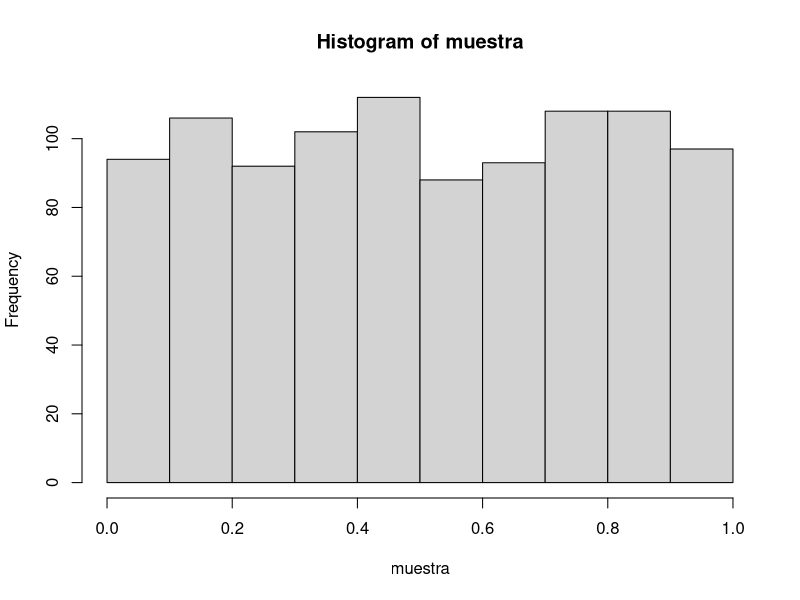
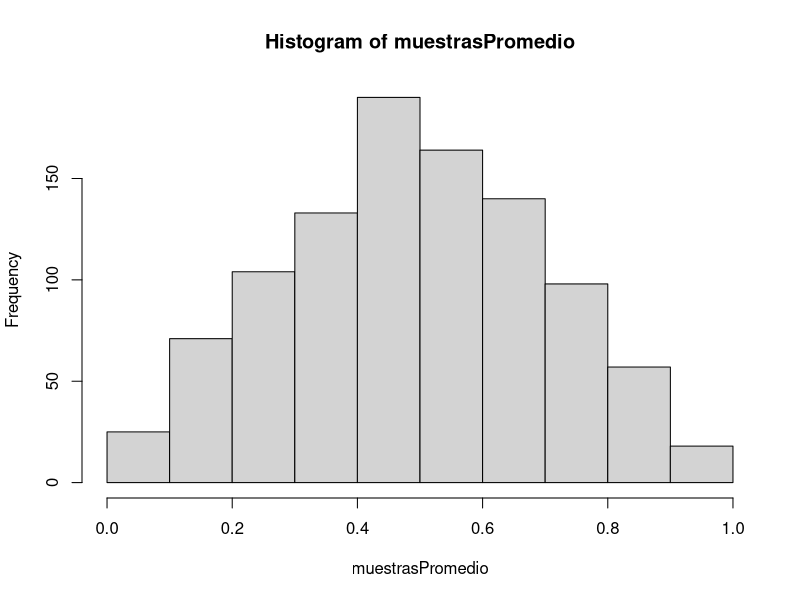
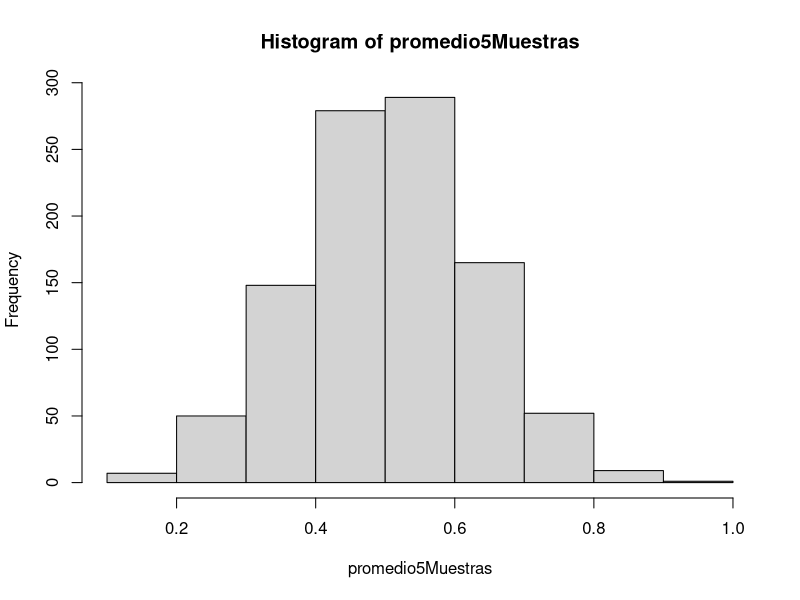
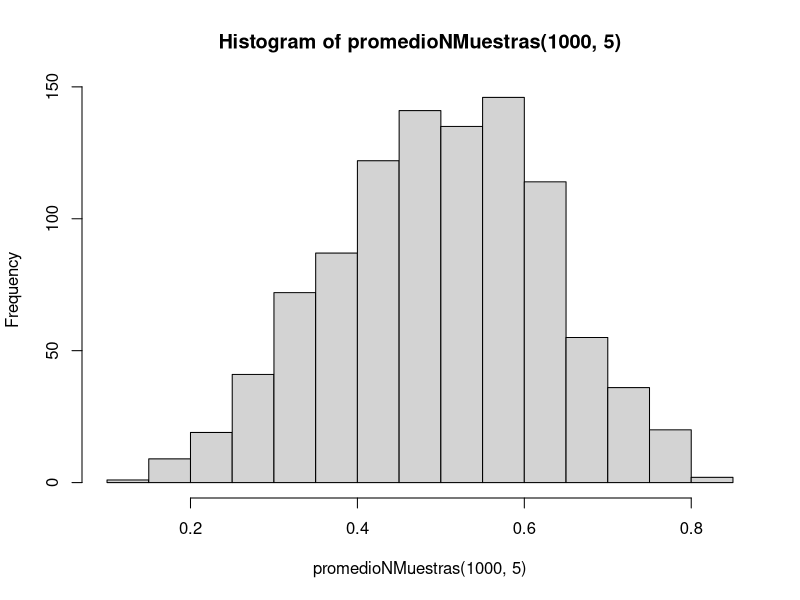
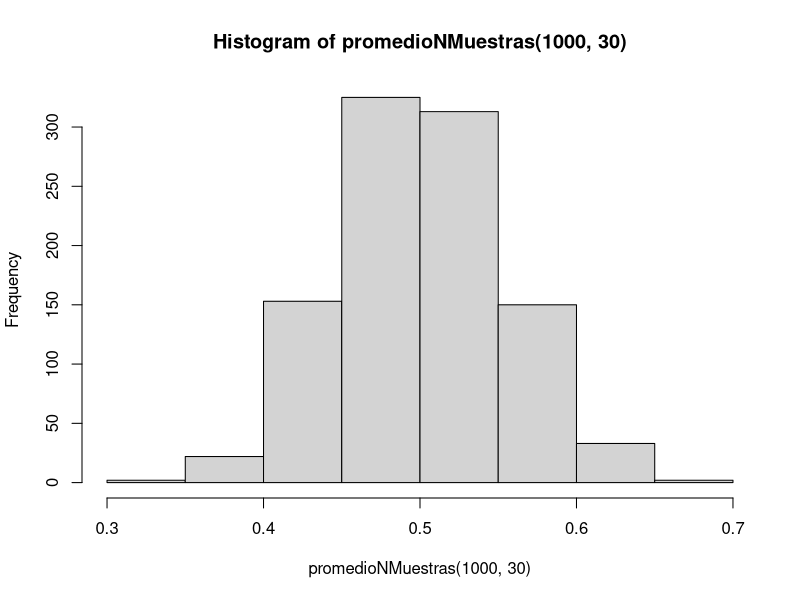
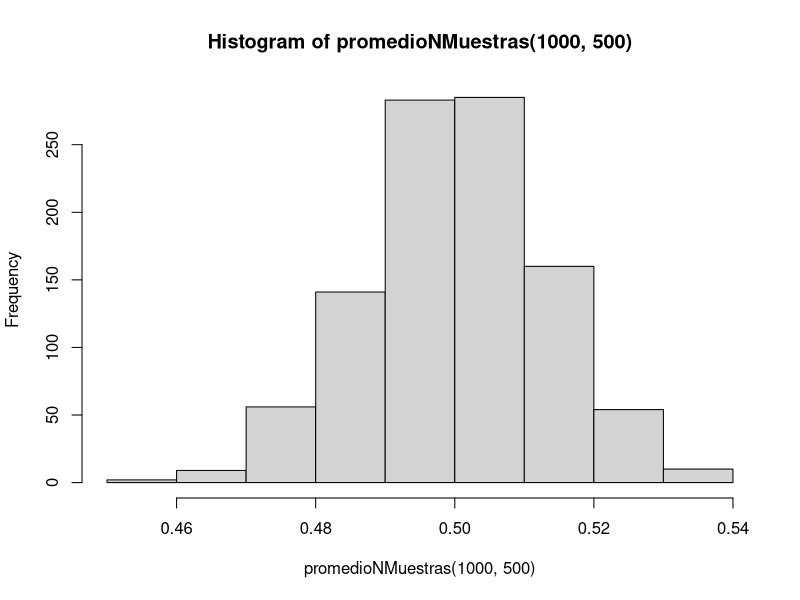
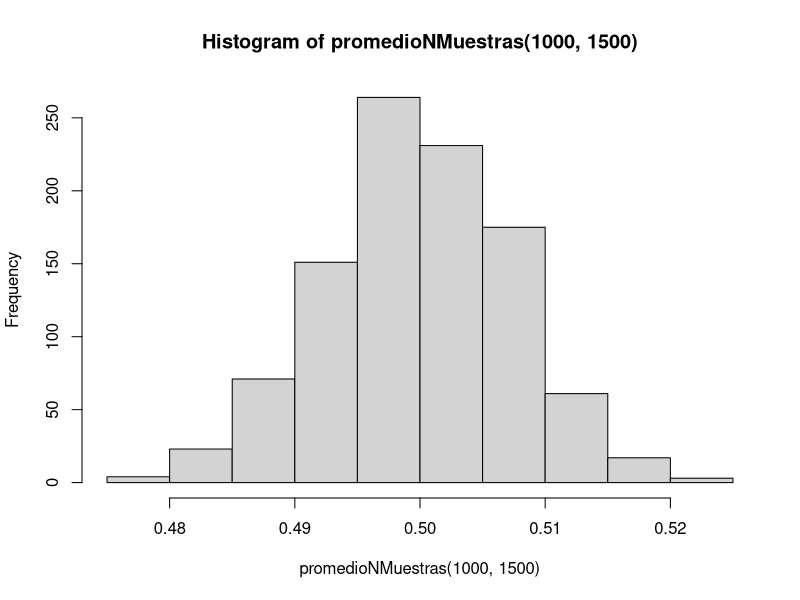
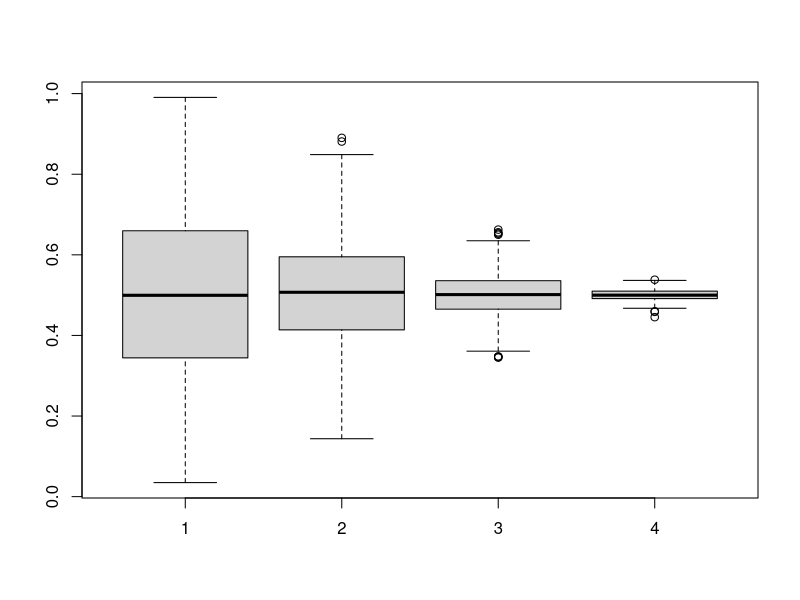

Write the R code that produced these figures, in order.
library(ggplot2)
set.seed(7)
#1a
muestra <- replicate(1000, runif(1,0,1))
muestra
hist(muestra)

#1b
muestrasPromedio <- replicate(1000,{
  X1 <- runif(1,0,1)
  X2 <- runif(1,0,1)
  prom <- (X1+X2)/2
  prom})
hist(muestrasPromedio)
#caracteristicas: parece ser una variable aleatoria normal con esperanza 0.5...
sd(muestrasPromedio)
mean(muestrasPromedio)
#y desviación estándar 0.2
promedio5Muestras <- replicate(1000,{
  muestras <- replicate(5,runif(1,0,1))
  mean(muestras)
})
hist(promedio5Muestras,probability = F)
#obs: histograma de una v.a. normal centrada en 0.5
mean(promedio5Muestras)
sd(promedio5Muestras)
promedioNMuestras <- function(repeticiones,nVariables){
  replicate(repeticiones,{
    muestras <- runif(nVariables,0,1)
    mean(muestras)
  }
  )
  
}
hist(promedioNMuestras(1000,5))

#1d
hist(promedioNMuestras(1000,30))
#1e
hist(promedioNMuestras(1000,500))
hist(promedioNMuestras(1000,1500))
#a medida que aumenta el número de variables aleatorias de las que saco muestras,
#mayor es la frecuencia del valor esperado (y menor es la desviación estándar). 

boxplot(promedioNMuestras(1000,2),promedioNMuestras(1000,5),promedioNMuestras(1000,30),promedioNMuestras(1000,500))
#véase cómo se aumenta la densidad a medida que aumenta el número de v.as.

#1f

boxplot(promedioNMuestras(1000,1),promedioNMuestras(1000,2),
        promedioNMuestras(1000,5),promedioNMuestras(1000,30),
        promedioNMuestras(1000,500),promedioNMuestras(1000,1200))

nMuestras <- c(1,2,5,30,500,1200)
for(i in nMuestras){
  print(mean(promedioNMuestras(1000,i)))
}

#obs: la esperanza se mantiene prácticamente igual
for(i in nMuestras){
  print(sd(promedioNMuestras(1000,i)))
}
#obs: la desviacion estándar disminuye significativamente al aumentar el numero de muestras
# esto es un muy buen ejemplo del TCL: cuanto mayor es el número de muestras tomadas, 
#mayor será la cercanía del promedio a la esperanza

#los valores teóricos serían (Como las muestras son de v.as. iid):
# E(promedio(X1)) = E(promedio(X1,X2)) = E(promedio(X1,...,X5)) = E(promedio(X1,...,X30)) = E(promedio(X1,...,X500))=...
#... E(promedio(X1,...,X1200))
#sd(promedio(X1,...,Xn)) = sd(X1)/n
normalizar <- function(distribucionPromedios, n){
  (distribucionPromedios-mean(distribucionPromedios))*sqrt(n)/sd(distribucionPromedios)
}
hist(normalizar(promedioNMuestras(1000,1),1),freq = T)
hist(normalizar(promedioNMuestras(1000,2),2),freq = T)
hist(normalizar(promedioNMuestras(1000,5),5),freq = T)
hist(normalizar(promedioNMuestras(1000,30),30),freq = T)
hist(normalizar(promedioNMuestras(1000,500),500))
hist(normalizar(promedioNMuestras(1000,1200),1200),freq = T)
#obsérvese cómo se va pareciendo a una normal estándar a medida que aumenta el número de muestras aleatorias que tomamos
#ejercicio g




#ejercicio h
PromedioDeCauchys <- function(repeticiones, nVariables){
  replicate(repeticiones, {
    muestras <- rcauchy(nVariables)
    mean(muestras)
  })
}
unaMuestra <- PromedioDeCauchys(1000,nMuestras[1])
ggplot(data.frame(unaMuestra), 
       aes(x = unaMuestra)) + geom_density() + xlim(-5,5)
DosMuestras <- PromedioDeCauchys(1000,2)
ggplot(data.frame(DosMuestras), 
       aes(x = DosMuestras)) + geom_density() + xlim(-5,5)
CincoMuestras <- PromedioDeCauchys(1000,5)
ggplot(data.frame(CincoMuestras), 
       aes(x = CincoMuestras)) + geom_density() + xlim(-5,5)
TreintaMuestras <- PromedioDeCauchys(1000,30)
ggplot(data.frame(TreintaMuestras), 
       aes(x = TreintaMuestras)) + geom_density() + xlim(-5,5)
QuinientasMuestras <- PromedioDeCauchys(1000,500)
ggplot(data.frame(QuinientasMuestras), 
       aes(x = QuinientasMuestras)) + geom_density() + xlim(-5,5)
MilDoscientasMuestras <- PromedioDeCauchys(1000,1200)
ggplot(data.frame(MilDoscientasMuestras), 
       aes(x = MilDoscientasMuestras)) + geom_density() + xlim(-5,5)
boxplot(unaMuestra,DosMuestras,CincoMuestras,TreintaMuestras,QuinientasMuestras,MilDoscientasMuestras,ylim=c(-5,5))
rcauchy(5)
#Hay algo mal? aumento el número de muestras y no se acumula la distribución en la esperanza.
#Acabo de leer bastante: Pasa porque NO CUMPLE CON CIERTOS REQUISITOS DEL TCL.
#Porque su varianza no es finita cuando n -> inf! No estoy loco después de todo.
mean(unaMuestra)
mean(DosMuestras)
mean(CincoMuestras)
mean(TreintaMuestras)
mean(QuinientasMuestras)
mean(MilDoscientasMuestras)

sd(unaMuestra)
sd(DosMuestras)
sd(CincoMuestras)
sd(TreintaMuestras)
sd(QuinientasMuestras)
sd(MilDoscientasMuestras)
#Las desviaciones estándar no cambian de una forma definida y no parece haber una relacion
#entre el crecimiento del numero de muestras y la desviación estándar.
nMuestras <- c(1,2,5,30,500,1200)
esperanzas <-c()
sds <-c()
for(i in nMuestras){
  append(esperanzas,mean(promedioNMuestras(1000,i)))
}

#obs: la esperanza se mantiene prácticamente igual
for(i in nMuestras){
  append(sds, sd(promedioNMuestras(1000,i)))
}
data.frame(E = esperanzas, sd = sds)
